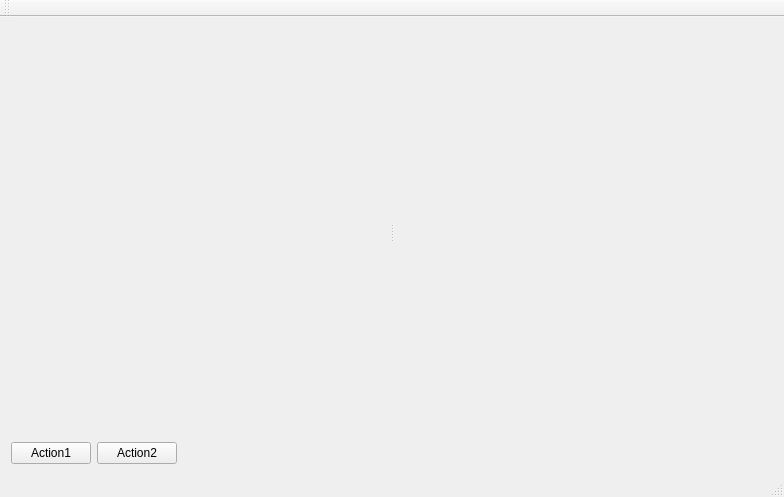
<?xml version="1.0" encoding="UTF-8"?>
<ui version="4.0">
 <class>MainWindow</class>
 <widget class="QMainWindow" name="MainWindow">
  <property name="geometry">
   <rect>
    <x>0</x>
    <y>0</y>
    <width>784</width>
    <height>497</height>
   </rect>
  </property>
  <property name="windowTitle">
   <string>MainWindow</string>
  </property>
  <widget class="QWidget" name="centralWidget">
   <layout class="QGridLayout" name="gridLayout">
    <item row="0" column="0" colspan="3">
     <widget class="QSplitter" name="splitter">
      <property name="orientation">
       <enum>Qt::Horizontal</enum>
      </property>
      <widget class="AdvancedGLView" name="glview" native="true"/>
      <widget class="AdvancedGLView" name="glview2" native="true"/>
     </widget>
    </item>
    <item row="1" column="0">
     <widget class="QPushButton" name="btnAction1">
      <property name="text">
       <string>Action1</string>
      </property>
     </widget>
    </item>
    <item row="1" column="1">
     <widget class="QPushButton" name="btnAction2">
      <property name="text">
       <string>Action2</string>
      </property>
     </widget>
    </item>
    <item row="1" column="2">
     <spacer name="horizontalSpacer">
      <property name="orientation">
       <enum>Qt::Horizontal</enum>
      </property>
      <property name="sizeHint" stdset="0">
       <size>
        <width>40</width>
        <height>20</height>
       </size>
      </property>
     </spacer>
    </item>
   </layout>
  </widget>
  <widget class="QMenuBar" name="menuBar">
   <property name="geometry">
    <rect>
     <x>0</x>
     <y>0</y>
     <width>784</width>
     <height>23</height>
    </rect>
   </property>
  </widget>
  <widget class="QToolBar" name="mainToolBar">
   <attribute name="toolBarArea">
    <enum>TopToolBarArea</enum>
   </attribute>
   <attribute name="toolBarBreak">
    <bool>false</bool>
   </attribute>
  </widget>
  <widget class="QStatusBar" name="statusBar"/>
 </widget>
 <layoutdefault spacing="6" margin="11"/>
 <customwidgets>
  <customwidget>
   <class>AdvancedGLView</class>
   <extends>QWidget</extends>
   <header location="global">advancedglview.h</header>
   <container>1</container>
  </customwidget>
 </customwidgets>
 <resources/>
 <connections/>
</ui>
